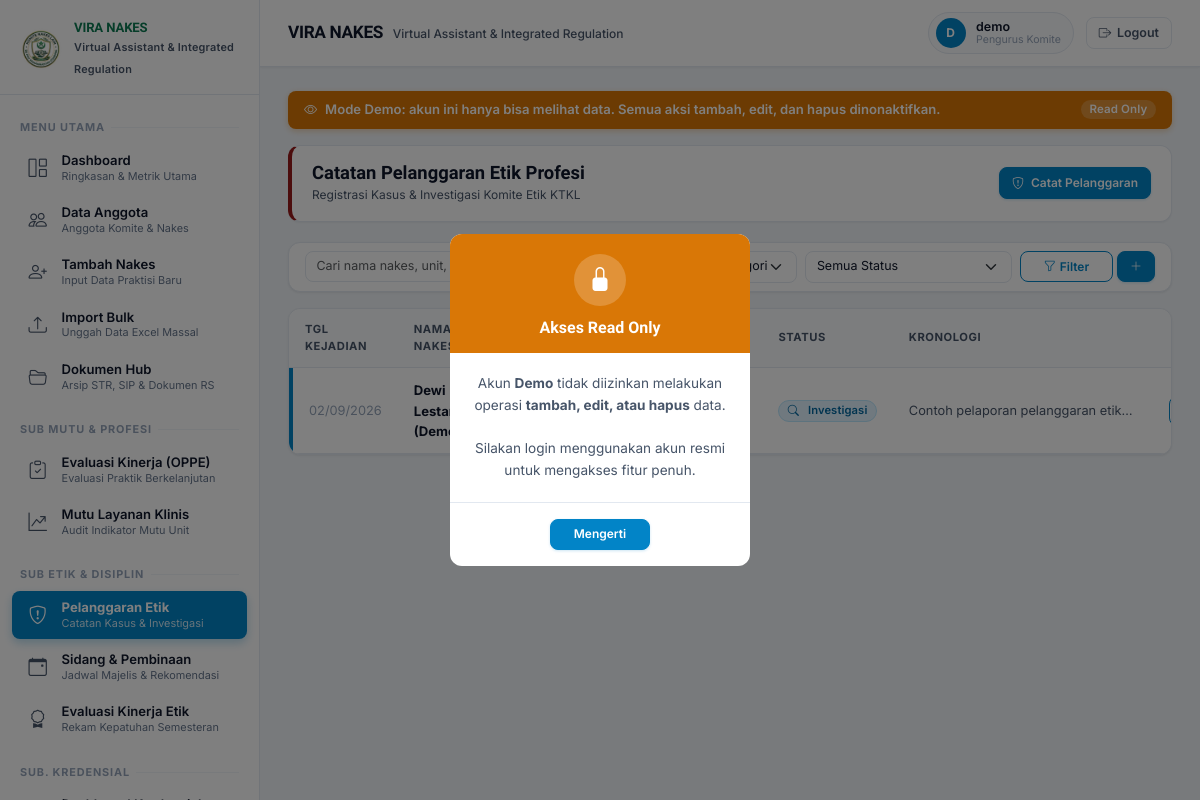
The page /etik/pelanggaran/ (signed in) on the database as committed earlier.
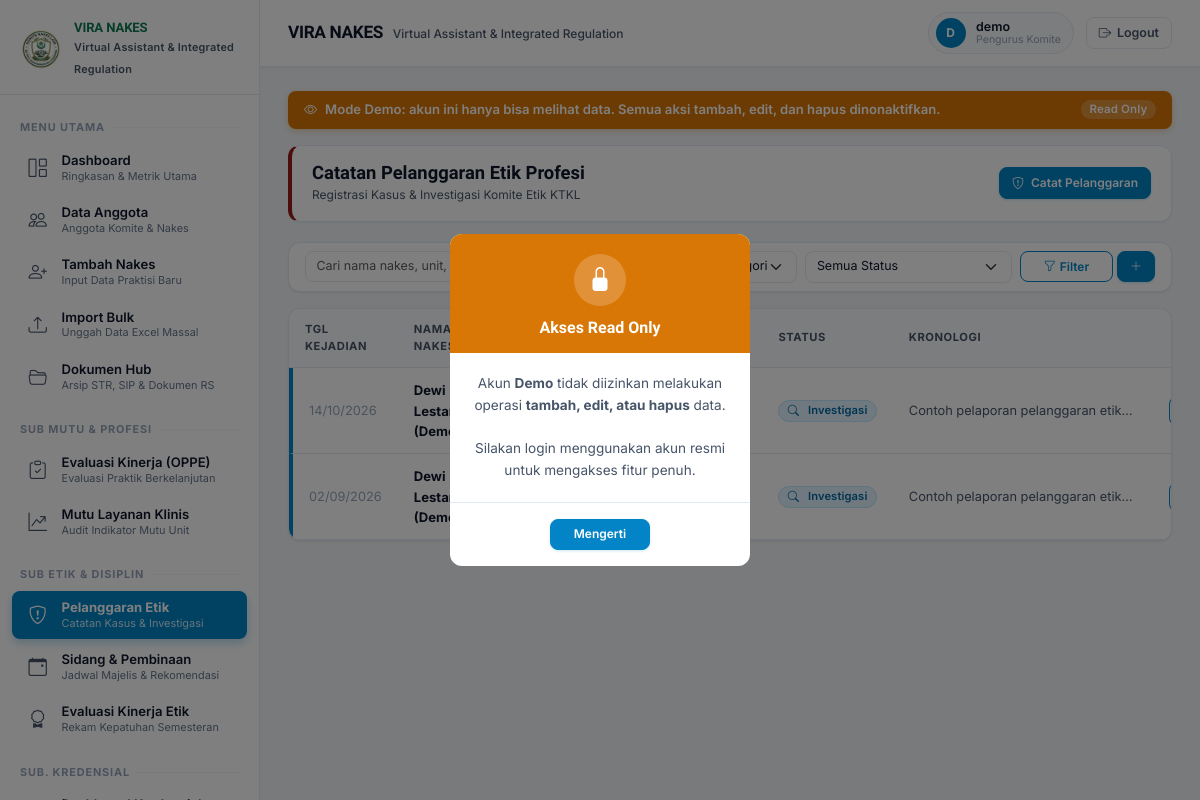
The same page on the database as committed later.
### nakes/models.py (models this page shows, shortened)
class PelanggaranEtik(models.Model):
    KATEGORI_CHOICES = [
        ('Ringan', 'Ringan'),
        ('Sedang', 'Sedang'),
        ('Berat', 'Berat'),
    ]
    STATUS_CHOICES = [
        ('Menunggu Tindak Lanjut', 'Menunggu Tindak Lanjut'),
        ('Dalam Investigasi', 'Dalam Investigasi'),
        ('Diteruskan ke Sidang', 'Diteruskan ke Sidang'),
        ('Selesai', 'Selesai'),
    ]
    nakes = models.ForeignKey(Nakes, on_delete=models.CASCADE, related_name='pelanggaran_etik_set', verbose_name='Tenaga Kesehatan')
    tanggal_kejadian = models.DateField('Tanggal Kejadian')
    tanggal_lapor = models.DateField('Tanggal Dilaporkan', default=date_type.today)
    kategori = models.CharField('Kategori Pelanggaran', max_length=20, choices=KATEGORI_CHOICES, default='Ringan')
    deskripsi = models.TextField('Catatan / Kronologi Pelanggaran')
    pelapor = models.CharField('Nama Pelapor / Sumber Informasi', max_length=200, blank=True)
    status = models.CharField('Status Tindak Lanjut', max_length=30, choices=STATUS_CHOICES, default='Menunggu Tindak Lanjut')
    created_at = models.DateTimeField(auto_now_add=True)
    updated_at = models.DateTimeField(auto_now=True)
    created_by = models.ForeignKey(settings.AUTH_USER_MODEL, on_delete=models.SET_NULL, null=True, related_name='pelanggaran_created')
    class Meta:
        verbose_name = 'Pelanggaran Etik'
        verbose_name_plural = 'Pelanggaran Etik'
        ordering = ['-tanggal_kejadian', '-created_at']

class Nakes(models.Model):
    STATUS_KREDENSIAL_CHOICES = [
        ('Belum Pengajuan', 'Belum Pengajuan'),
        ('Dalam Proses', 'Dalam Proses'),
        ('Selesai', 'Selesai'),
    ]
    KEWENANGAN_CHOICES = [
        ('Aktif', 'Aktif'),
        ('Evaluasi', 'Evaluasi'),
        ('Proses', 'Proses'),
        ('Tidak Aktif', 'Tidak Aktif'),
    ]
    nama = models.CharField(max_length=200)
    profesi = models.ForeignKey(Profesi, on_delete=models.PROTECT, related_name='nakes_list')
    unit_kerja = models.CharField(max_length=200)
    no_str = models.CharField('Nomor STR', max_length=50, unique=True)
    masa_berlaku_str = models.DateField('Masa Berlaku STR')
    no_sip = models.CharField('Nomor SIP', max_length=50, unique=True)
    masa_berlaku_sip = models.DateField('Masa Berlaku SIP')
    status_kredensial = models.CharField(max_length=20, choices=STATUS_KREDENSIAL_CHOICES, default='Belum Pengajuan')
    kewenangan_klinis = models.CharField(max_length=20, choices=KEWENANGAN_CHOICES, default='Proses')
    catatan = models.TextField(blank=True)
    created_at = models.DateTimeField(auto_now_add=True)
    updated_at = models.DateTimeField(auto_now=True)
    created_by = models.ForeignKey(
        settings.AUTH_USER_MODEL,
        on_delete=models.SET_NULL,
        null=True,
        related_name='nakes_created',
    )
    class Meta:
        verbose_name = 'Tenaga Kesehatan'
        verbose_name_plural = 'Tenaga Kesehatan'
        ordering = ['nama']

### nakes/views.py (the view)
# urls.py: path('etik/pelanggaran/', views.pelanggaran_list, name='pelanggaran_list'),
@login_required
def pelanggaran_list(request):
    qs = demo_qs(PelanggaranEtik.objects.select_related('nakes', 'nakes__profesi'), request.user)
    q = request.GET.get('q', '').strip()
    kategori = request.GET.get('kategori', '').strip()
    status = request.GET.get('status', '').strip()
    if q:
        qs = qs.filter(Q(nakes__nama__icontains=q) | Q(nakes__unit_kerja__icontains=q) | Q(deskripsi__icontains=q))
    if kategori:
        qs = qs.filter(kategori=kategori)
    if status:
        qs = qs.filter(status=status)
    context = {
        'pelanggaran_list': qs,
        'q': q,
        'kategori': kategori,
        'status': status,
    }
    return render(request, 'nakes/etik/pelanggaran_list.html', context)

### nakes/views.py (called while the page is built)
def is_demo(user):
    return user.is_authenticated and user.username == DEMO_USERNAME

def demo_qs(qs, user, field='created_by'):
    if is_demo(user):
        return qs.filter(**{f'{field}__username': DEMO_USERNAME})
    return qs.exclude(**{f'{field}__username': DEMO_USERNAME})

### templates/nakes/etik/pelanggaran_list.html (shortened to what the changed rows need)
{% extends "base.html" %}
{% block content %}
<div class="page-header-box domain-etik">
    <div>
        <h1 class="page-title-text">Catatan Pelanggaran Etik Profesi</h1>
    </div>
</div>
<div class="d-none d-md-block">
    <div class="card">
        <div class="table-responsive">
            <table class="table table-hover mb-0">
                <thead>
                    <tr>
                        <th>Tgl Kejadian</th>
                        <th>Nama Nakes</th>
                        <th>Profesi</th>
                        <th>Unit</th>
                        <th>Kategori</th>
                        <th>Status</th>
                        <th>Kronologi</th>
                        <th class="text-end">Aksi</th>
                    </tr>
                </thead>
                <tbody>
                    {% for p in pelanggaran_list %}
                    <tr class="{% if p.kategori == 'Berat' %}kategori-berat{% elif p.kategori == 'Sedang' %}kategori-sedang{% else %}kategori-ringan{% endif %}">
                        <td style="color:var(--text-muted);font-size:0.8rem;white-space:nowrap;">{{ p.tanggal_kejadian|date:"d/m/Y" }}</td>
                        <td>
                            <a href="{% url 'nakes:pelanggaran_update' p.pk %}" style="font-weight:700;color:var(--text-primary);text-decoration:none;">
                                {{ p.nakes.nama }}
                            </a>
                        </td>
                        <td>{{ p.nakes.profesi.nama }}</td>
                        <td style="color:var(--text-secondary);font-size:0.8rem;">{{ p.nakes.unit_kerja }}</td>
                        <td>
                            <span class="badge {% if p.kategori == 'Berat' %}badge-status-danger{% elif p.kategori == 'Sedang' %}badge-status-warning{% else %}badge-status-info{% endif %}">
                            </span>
                        </td>
                        <td>
                            {% if p.status == 'Selesai' %}
                            <span class="badge badge-status-success"><i class="bi bi-check-circle me-1"></i>Selesai</span>
                            {% elif p.status == 'Diteruskan ke Sidang' %}
                            <span class="badge badge-status-warning"><i class="bi bi-hammer me-1"></i>Sidang</span>
                            {% elif p.status == 'Dalam Investigasi' %}
                            <span class="badge badge-status-info"><i class="bi bi-search me-1"></i>Investigasi</span>
                            {% else %}
                            <span class="badge badge-status-neutral"><i class="bi bi-hourglass-split me-1"></i>Menunggu</span>
                            {% endif %}
                        </td>
                        <td style="max-width:260px;overflow:hidden;text-overflow:ellipsis;white-space:nowrap;color:var(--text-secondary);font-size:0.8rem;" title="{{ p.deskripsi }}">
                            {{ p.deskripsi }}
                        </td>
                        <td class="text-end" style="white-space:nowrap;">
                            <a href="{% url 'nakes:pelanggaran_update' p.pk %}" class="btn btn-sm btn-outline-primary" style="font-size:0.72rem;" title="Edit">
                            </a>
                        </td>
                    </tr>
                    {% endfor %}
                </tbody>
            </table>
        </div>
    </div>
</div>
{% endblock %}

Rows that differ between the two databases and show on the page:
added PelanggaranEtik: tanggal_kejadian "14/10/2026", nakes.nama "Dewi Lestari (Demo)", shows "Investigasi", deskripsi "Contoh pelaporan pelanggaran etik…"
